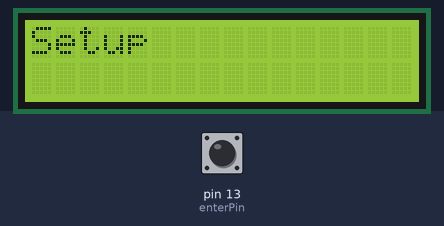
This sketch was run on a simulated Arduino Uno, built with avr-gcc and run on an emulated ATmega328P. Parts: 16×2 character LCD. The test bench sets the inputs (shaded band); at power-on: pin 13 (enterPin) HIGH.

Above: at 0.1 s.
At 6.2 s:
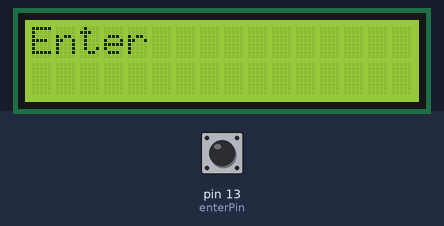
6.3 s: pin 13 (enterPin) pulled LOW for 0.3 s
At 6.7 s:
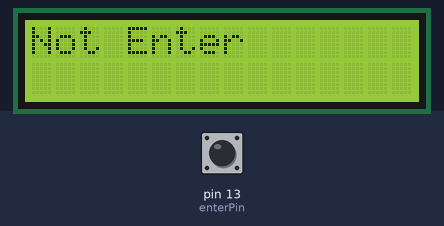
8.3 s: pin 13 (enterPin) pulled LOW for 3.2 s
Timing chart, 0 to 11.3 s (numbered marks = the images above; inputs shaded):
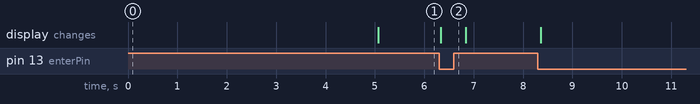

Measured:
- after the input at 6.3 s, the display: changes at once (image 2)

The sketch:

display-v6.ino
```cpp
// Works with physical push buttons

// #include "LCD_UI.h"
#include <LiquidCrystal.h>

int enterPin = 13;
int upPin = 10;
int downPin = 9;

enum States {MAIN_MENU, CALIBRATE, SWING_UP, BALANCE};
//char *options[] = {"Swingup", "Balance", "Calibrate"};
// States stateOptionArray[] = {SWING_UP, BALANCE, CALIBRATE};
States state = MAIN_MENU;

LiquidCrystal lcd(12, 11, 5, 4, 3, 2);
// LiquidCrystal *lcd_pointer = &lcd;
// LCD_UI ui(options,3,13,10,9,lcd);


void setup() {
    lcd.begin(16,2);
    lcd.print("Setup");
    delay(5000);
    pinMode(enterPin,INPUT_PULLUP);
    pinMode(upPin,INPUT_PULLUP);
    pinMode(downPin,INPUT_PULLUP);
}

void loop() {
    switch (state) {
        case MAIN_MENU: state = main_menu(); break;
        case CALIBRATE: state = calibrate(); break;
        case BALANCE:   state = balance();   break;
        case SWING_UP:  state = swing_up();  break;
        default: break;
    }
}
```

balance.ino
```cpp
States balance() {
	Serial.println("BALANCE STATE");
	return MAIN_MENU;
}
```

calibrate.ino
```cpp
States calibrate() {
	lcd.clear();
	lcd.print("CALIBRATE");
	return MAIN_MENU;
}
```

main_menu.ino
```cpp
States main_menu() {
	// lcd.clear();
	// lcd.print("Hello!");
    if (digitalRead(enterPin)){
    	lcd.clear();
    	lcd.print("Enter");
    } else {
    	lcd.clear();
    	lcd.print("Not Enter");
    }
    delay(250);
    // else if(digitalRead(downPin)) { lcd.print("Down"); }
    // else if(digitalRead(upPin)) { lcd.print("Up"); }
    return MAIN_MENU;
}

// States main_menu() {
//     if (digitalRead(enterPin)){ return stateOptionArray[ui.enter()]; }
//     else if(digitalRead(downPin)) { ui.down();}
//     else if(digitalRead(upPin)) { ui.up(); }
//     return MAIN_MENU;
// }
```

swing_up.ino
```cpp
States swing_up() {
	Serial.println("SWING_UP STATE");
	return MAIN_MENU;
}
```
